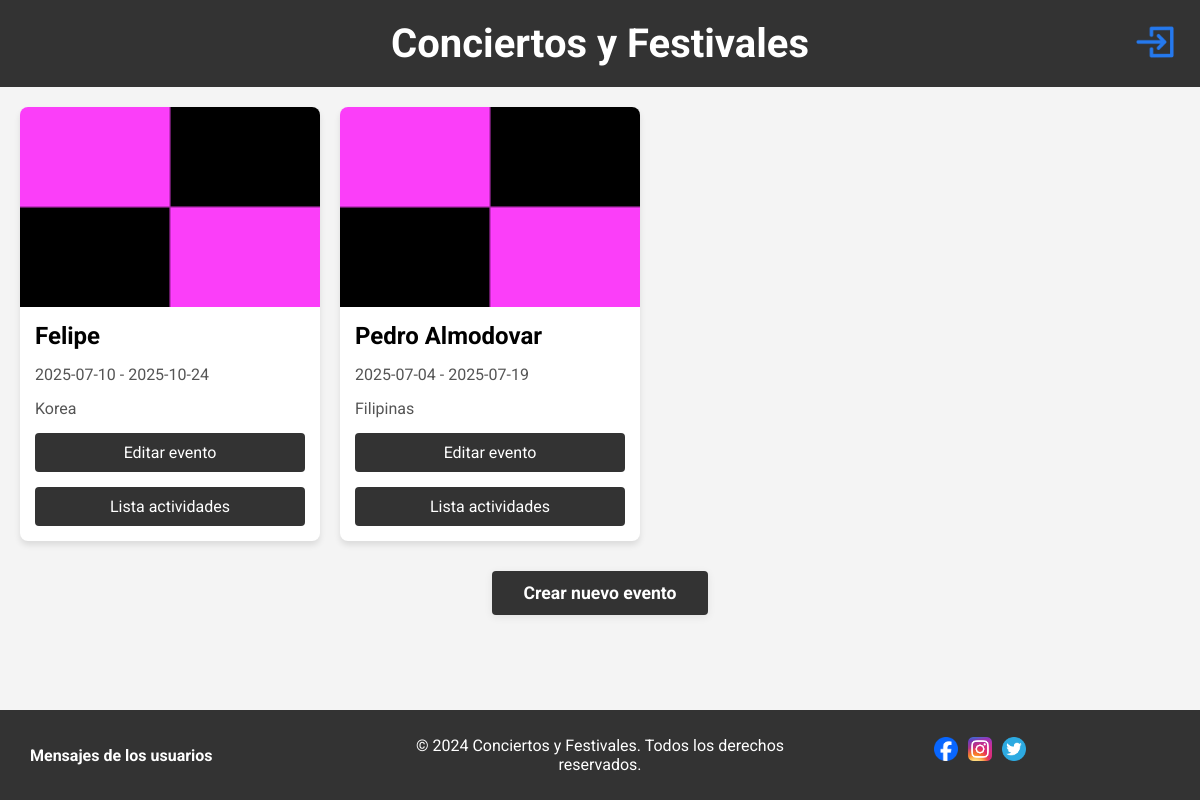
Screenshot of /Index.php (signed in) with the database file from the repository.
### tables this page shows
CREATE TABLE `eventos` (
  `id` int(11) NOT NULL,
  `nombre` varchar(45) NOT NULL,
  `descripcion` varchar(45) DEFAULT NULL,
  `idTipoEvento` int(11) NOT NULL,
  `plazas` smallint(15) NOT NULL,
  `precio` float DEFAULT NULL,
  `lugar` varchar(45) DEFAULT NULL,
  `fInicio` date DEFAULT NULL,
  `fFinal` date DEFAULT NULL,
  `usuarios_id` int(11) NOT NULL,
  `imagen` varchar(45) NOT NULL
);

### Datos/Database.php (called while the page is built, shortened)
<?php
class Database {
    private static $instance = null;
    private function __construct() {
        $host = 'localhost';
        $db   = 'ConFest';
        $user = 'root';
        $pass = '';
        $charset = 'utf8';
        $dsn = "mysql:host=$host;dbname=$db;charset=$charset";
        $options = [
            PDO::ATTR_ERRMODE            => PDO::ERRMODE_EXCEPTION,
            PDO::ATTR_DEFAULT_FETCH_MODE => PDO::FETCH_ASSOC,
            PDO::ATTR_EMULATE_PREPARES   => false,
        ];
        try {
            $this->pdo = new PDO($dsn, $user, $pass, $options);
        } catch (\PDOException $e) {
            throw new \PDOException($e->getMessage(), (int)$e->getCode());
        }
    }
    public static function getInstance() {
        if (self::$instance === null) {
            self::$instance = new Database();
        }
        return self::$instance->pdo;
    }
}

### controllers/EventController.php (called while the page is built, shortened)
<?php
require_once __DIR__ . '/../Datos/Database.php';
require_once __DIR__ . '/../models/Event.php';
require_once __DIR__ . '/UserController.php';
class EventController {
    private $pdo;
    public function __construct() {
        $this->pdo = Database::getInstance();
    }
    public function getByUserEmail($email) {
        require_once __DIR__ . '/UserController.php';
        $userController = new UserController();
        $userId = $userController->getIdByEmail($email);
        $stmt = $this->pdo->prepare("SELECT * FROM eventos WHERE usuarios_id = ?");
        $stmt->execute([$userId]);
        $result = [];
        while ($row = $stmt->fetch()) {
            $result[] = new Event($row);
        }
        return $result;
    }
}

### controllers/UserController.php (called while the page is built, shortened)
<?php
require_once __DIR__ . '/../Datos/Database.php';
class UserController {
    private $pdo;
    public function __construct() {
        $this->pdo = Database::getInstance();
    }
    public function getIdByEmail($email) {
        $stmt = $this->pdo->prepare("SELECT id FROM usuarios WHERE email = ?");
        $stmt->execute([$email]);
        $row = $stmt->fetch();
        return $row ? $row['id'] : null;
    }
}
?>

### models/Event.php (called while the page is built, shortened)
<?php
class Event {
    public function __construct($data) {
        $this->nombre = $data['nombre'] ?? '';
        $this->lugar = $data['lugar'] ?? '';
        $this->fInicio = $data['fInicio'] ?? '';
        $this->fFinal = $data['fFinal'] ?? '';
        $this->imagen = $data['imagen'] ?? '';
    }
}
?>

### views/indexPromotor.php (the view, shortened to what this page needs)
<?php
require_once __DIR__ . '/../controllers/EventController.php';
$eventController = new EventController();
$usuarioEmail = $_SESSION['email'] ?? '';
$eventos = [];
if ($usuarioEmail) {
    $eventos = $eventController->getByUserEmail($usuarioEmail);
}
?>
<!DOCTYPE html>
<html lang="es">
<head>
    <link href="estilo-index.css?v=<?= time() ?>" rel="stylesheet">
</head>
<body>
    <header>
        <h1>Conciertos y Festivales</h1>
        <div class="iconHeader">
            <a href="views/logIn.php" class="iconLogIn">
                <img src="Imagenes/login.png" alt="login">
            </a>
        </div>
    </header>
    <section class="events">
        <?php if ($eventos && count($eventos) > 0): ?>
            <?php foreach ($eventos as $evento): ?>
                <div class="cardEvent">
                    <img src="Imagenes/<?= htmlspecialchars($evento->imagen ?? 'missing.png') ?>" alt="<?= htmlspecialchars($evento->nombre) ?>">
                    <h3><?= htmlspecialchars($evento->nombre) ?></h3>
                    <p>
                        <?= htmlspecialchars($evento->fInicio) ?>
                        <?php if (!empty($evento->fFinal)): ?>
                            - <?= htmlspecialchars($evento->fFinal) ?>
                        <?php endif; ?>
                    </p>
                    <p><?= htmlspecialchars($evento->lugar) ?></p>
                    <a href="views/editEvent.php?evento=<?= urlencode($evento->nombre) ?>">Editar evento</a>
                    <a href="indexActivity.php?evento=<?= urlencode($evento->nombre) ?>">Lista actividades</a>
                </div>
            <?php endforeach; ?>
        <?php else: ?>
            <p>No hay eventos disponibles.</p>
        <?php endif; ?>
    </section>
    <div class="contenedorCrearEvento">
        <a href="views/createEvent.php" class="botonCrearEvento">Crear nuevo evento</a>
    </div>
    <footer>
        <div id="left">
            <a href="connectionUserPromoter.php" class="footer-link">Mensajes de los usuarios</a>
        </div>
        <div id="center">
            <p>&copy; 2024 Conciertos y Festivales. Todos los derechos reservados.</p>
        </div>
        <div id="right">
            <div class="redesSociales">
                <a href="#"><img src="Imagenes/facebook.png" alt="Facebook" id="facebook"></a>
                <a href="#"><img src="Imagenes/instagram.png" alt="Instagram" id="instagram"></a>
                <a href="#"><img src="Imagenes/twitter.png" alt="Twitter" id="x"></a>
            </div>
        </div>
    </footer>
</body>
</html>

### estilo-index.css (style rules this page uses)
html, body { font-family: 'Roboto', sans-serif; height: 100%; margin: 0; padding: 0; background-color: #f4f4f4; }
body { min-height: 100vh; display: flex; flex-direction: column; }
header h1 { margin: 0; font-size: 2.5rem; }
header { position: relative; background-color: #333; color: #fff; padding: 20px 0; text-align: center; }
.iconHeader { position: absolute; top: 50%; right: 20px; display: flex; align-items: center; transform: translateY(-50%); gap: 10px; }
.iconHeader .iconEdit img, .iconHeader .iconLogIn img { object-fit: contain; cursor: pointer; display: inline-block; }
.iconLogIn { order: 1; }
.iconLogIn img { width: 50px; height: 50px; cursor: pointer; }
.events { display: grid; grid-template-columns: repeat(4, minmax(300px, 1fr)); gap: 20px; padding: 20px; align-items: stretch; }
.cardEvent { background: #fff; border-radius: 8px; box-shadow: 0 4px 6px rgba(0, 0, 0, 0.1); overflow: hidden; display: flex; flex-direction: column; height: 100%; }
.cardEvent img { width: 100%; height: 200px; object-fit: cover; }
.cardEvent h3 { margin: 15px; font-size: 1.5rem; }
.cardEvent p { margin: 0 15px 15px; color: #555; }
.cardEvent a { display: block; text-align: center; background: #333; color: #fff; text-decoration: none; padding: 10px; margin: 15px; border-radius: 4px; margin-top: auto; }
footer { background-color: #333; color: #fff; padding: 10px 0; margin-top: 20px; display: flex; justify-content: space-between; align-items: center; text-align: center; margin-top: auto; }
footer div { flex: 1; display: flex; align-items: center; justify-content: center; }
footer #left { justify-content: flex-start; padding-left: 30px; }
footer #center { justify-content: center; }
footer #right { justify-content: flex-end; padding-right: 30px; }
footer #left a { color: #fff; text-decoration: none; font-weight: bold; }
.redesSociales a { margin-left: 10px; margin-right: 0; }
.redesSociales a:first-child { margin-left: 0; }
#facebook, #instagram, #x { width: 24px; height: 24px; margin-bottom: 8px; }
.contenedorCrearEvento { display: flex; justify-content: center; margin-bottom: 30px; }
.botonCrearEvento { display: block; text-align: center; background: #333; color: #fff; text-decoration: none; padding: 12px 32px; border-radius: 4px; font-size: 1.1rem; font-weight: bold; box-shadow: 0 2px 8px rgba(0,0,0,0.08); transition: background 0.3s; margin-top: 10px; }

### rows the page displays
eventos: imagen (picture), nombre "Felipe", fInicio "2025-07-10", fFinal "2025-10-24", lugar "Korea"
eventos: imagen (picture), nombre "Pedro Almodovar", fInicio "2025-07-04", fFinal "2025-07-19", lugar "Filipinas"
